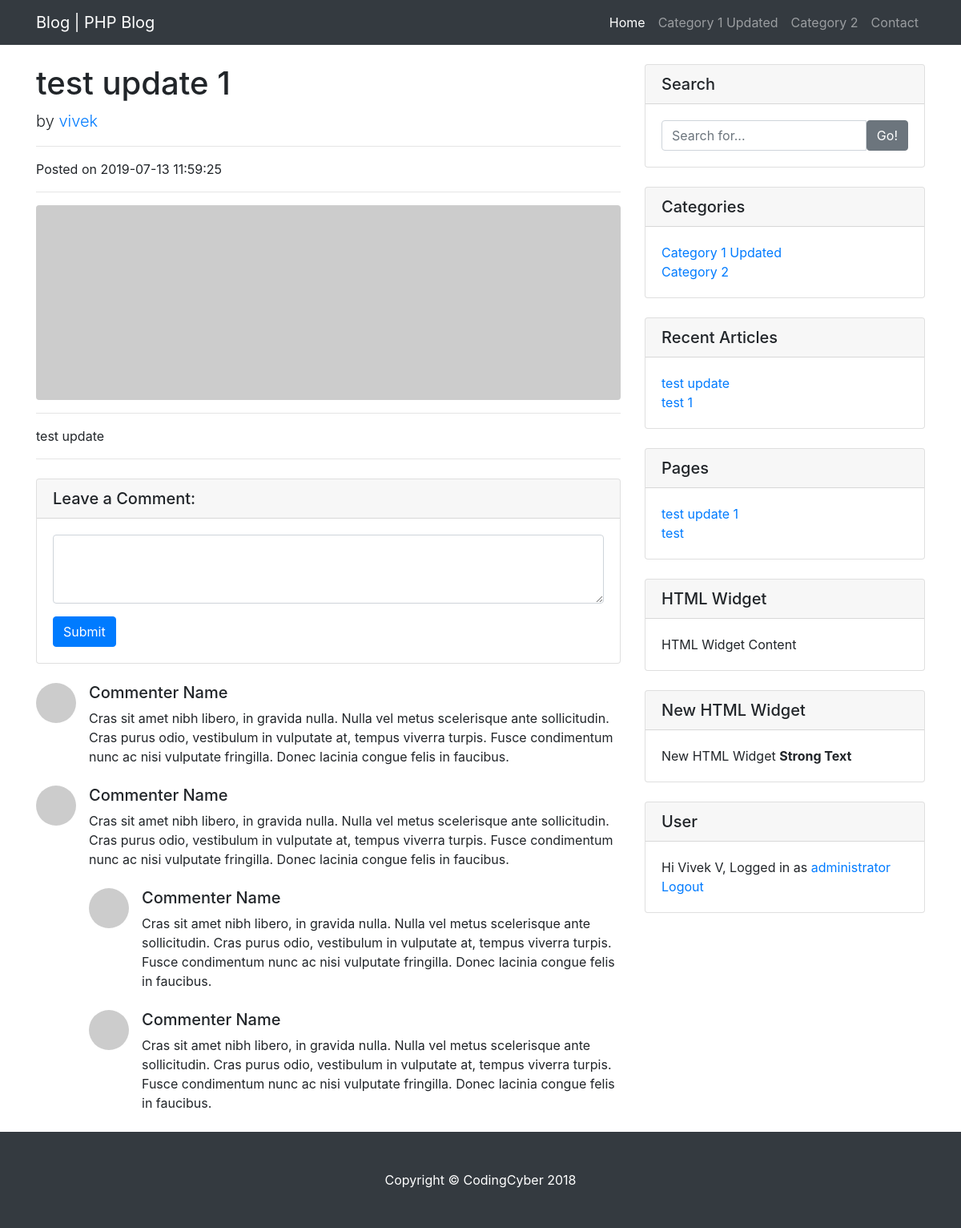
The page /page.php?id=1 (signed in) on the database its author committed.
### tables this page shows
CREATE TABLE `settings` (
  `id` int(11) NOT NULL,
  `name` varchar(255) NOT NULL,
  `value` varchar(255) NOT NULL,
  `created` datetime NOT NULL DEFAULT current_timestamp(),
  `updated` datetime NOT NULL DEFAULT current_timestamp()
);

CREATE TABLE `categories` (
  `id` int(11) NOT NULL,
  `title` varchar(255) NOT NULL,
  `description` varchar(255) NOT NULL,
  `slug` varchar(255) NOT NULL,
  `created` datetime NOT NULL DEFAULT current_timestamp(),
  `updated` datetime NOT NULL DEFAULT current_timestamp()
);

CREATE TABLE `pages` (
  `id` int(11) NOT NULL,
  `uid` int(11) NOT NULL,
  `title` varchar(255) NOT NULL,
  `content` text NOT NULL,
  `status` varchar(255) NOT NULL,
  `slug` varchar(255) NOT NULL,
  `pic` varchar(255) NOT NULL,
  `page_order` varchar(255) NOT NULL,
  `created` datetime NOT NULL DEFAULT current_timestamp(),
  `updated` datetime NOT NULL DEFAULT current_timestamp()
);

CREATE TABLE `users` (
  `id` int(11) NOT NULL,
  `fname` varchar(255) NOT NULL,
  `lname` varchar(255) NOT NULL,
  `username` varchar(255) NOT NULL,
  `email` varchar(255) NOT NULL,
  `password` varchar(255) NOT NULL,
  `role` varchar(255) NOT NULL,
  `created` datetime NOT NULL DEFAULT current_timestamp(),
  `updated` datetime NOT NULL DEFAULT current_timestamp()
);

CREATE TABLE `posts` (
  `id` int(11) NOT NULL,
  `uid` int(11) NOT NULL,
  `title` varchar(255) NOT NULL,
  `content` text NOT NULL,
  `status` varchar(255) NOT NULL,
  `slug` varchar(255) NOT NULL,
  `pic` varchar(255) NOT NULL,
  `created` datetime NOT NULL DEFAULT current_timestamp(),
  `updated` datetime NOT NULL DEFAULT current_timestamp()
);

CREATE TABLE `widget` (
  `id` int(11) NOT NULL,
  `title` varchar(255) NOT NULL,
  `type` varchar(255) NOT NULL,
  `content` text NOT NULL,
  `widget_order` varchar(255) NOT NULL,
  `created` datetime NOT NULL DEFAULT current_timestamp(),
  `updated` datetime NOT NULL DEFAULT current_timestamp()
);

### page.php (the view, shortened to what this page needs)
<?php
require_once('includes/connect.php');
include('includes/header.php');
include('includes/navigation.php');
$sql = "SELECT * FROM pages WHERE id=?";
$result = $db->prepare($sql);
$result->execute(array($_GET['id']));
$page = $result->fetch(PDO::FETCH_ASSOC);
$usersql = "SELECT * FROM users WHERE id=?";
$userresult = $db->prepare($usersql);
$userresult->execute(array($page['uid']));
$user = $userresult->fetch(PDO::FETCH_ASSOC);
?>
<div class="container">
  <div class="row">
    <div class="col-lg-8">
      <h1 class="mt-4"><?php echo $page['title']; ?></h1>
      <p class="lead">
        by
        <a href="user-posts.php?id=<?php echo $user['id']; ?>"><?php if((isset($user['fname']) || isset($user['lname'])) & (!empty($user['fname']) || !empty($user['lname']))) {echo $user['fname'] . " " . $user['lname']; }else{echo $user['username']; } ?></a>
      </p>
      <hr>
      <p>Posted on <?php echo $page['created']; ?></p>
      <hr>
      <?php if(isset($page['pic']) & !empty($page['pic'])){ ?>
          <img class="img-fluid rounded" src="<?php echo $page['pic']; ?>" alt="">
      <?php }else{ ?>
          <img class="img-fluid rounded" src="http://placehold.it/900x300" alt="">
      <?php } ?>
      <hr>
      <div class="content">
        <?php echo $page['content']; ?>
      </div>
      <hr>
      <div class="card my-4">
        <h5 class="card-header">Leave a Comment:</h5>
        <div class="card-body">
          <form>
            <div class="form-group">
              <textarea class="form-control" rows="3"></textarea>
            </div>
            <button type="submit" class="btn btn-primary">Submit</button>
          </form>
        </div>
      </div>
      <div class="media mb-4">
        <img class="d-flex mr-3 rounded-circle" src="http://placehold.it/50x50" alt="">
        <div class="media-body">
          <h5 class="mt-0">Commenter Name</h5>
          Cras sit amet nibh libero, in gravida nulla. Nulla vel metus scelerisque ante sollicitudin. Cras purus odio, vestibulum in vulputate at, tempus viverra turpis. Fusce condimentum nunc ac nisi vulputate fringilla. Donec lacinia congue felis in faucibus.
        </div>
      </div>
      <div class="media mb-4">
        <img class="d-flex mr-3 rounded-circle" src="http://placehold.it/50x50" alt="">
        <div class="media-body">
          <h5 class="mt-0">Commenter Name</h5>
          Cras sit amet nibh libero, in gravida nulla. Nulla vel metus scelerisque ante sollicitudin. Cras purus odio, vestibulum in vulputate at, tempus viverra turpis. Fusce condimentum nunc ac nisi vulputate fringilla. Donec lacinia congue felis in faucibus.
          <div class="media mt-4">
            <img class="d-flex mr-3 rounded-circle" src="http://placehold.it/50x50" alt="">
            <div class="media-body">
              <h5 class="mt-0">Commenter Name</h5>
              Cras sit amet nibh libero, in gravida nulla. Nulla vel metus scelerisque ante sollicitudin. Cras purus odio, vestibulum in vulputate at, tempus viverra turpis. Fusce condimentum nunc ac nisi vulputate fringilla. Donec lacinia congue felis in faucibus.
            </div>
          </div>
          <div class="media mt-4">
            <img class="d-flex mr-3 rounded-circle" src="http://placehold.it/50x50" alt="">
            <div class="media-body">
              <h5 class="mt-0">Commenter Name</h5>
              Cras sit amet nibh libero, in gravida nulla. Nulla vel metus scelerisque ante sollicitudin. Cras purus odio, vestibulum in vulputate at, tempus viverra turpis. Fusce condimentum nunc ac nisi vulputate fringilla. Donec lacinia congue felis in faucibus.
            </div>
          </div>
        </div>
      </div>
    </div>
    <?php include('includes/sidebar.php'); ?>
  </div>
</div>
<?php include('includes/footer.php'); ?>

### includes/navigation.php (shortened to what this page needs)
<nav class="navbar navbar-expand-lg navbar-dark bg-dark fixed-top">
  <div class="container">
    <?php
        $titlesql = "SELECT * FROM settings WHERE name='sitetitle'";
        $titleresult = $db->prepare($titlesql);
        $titleresult->execute();
        $title = $titleresult->fetch(PDO::FETCH_ASSOC);
        $tagsql = "SELECT * FROM settings WHERE name='tagline'";
        $tagresult = $db->prepare($tagsql);
        $tagresult->execute();
        $tag = $tagresult->fetch(PDO::FETCH_ASSOC);
    ?>
    <a class="navbar-brand" href="index.php"><?php echo $title['value']; ?> | <?php echo $tag['value']; ?></a>
    <div class="collapse navbar-collapse" id="navbarResponsive">
      <ul class="navbar-nav ml-auto">
        <li class="nav-item active">
          <a class="nav-link" href="#">Home
          </a>
        </li>
        <?php
          $sql = "SELECT * FROM categories";
          $result = $db->prepare($sql);
          $result->execute();
          $res = $result->fetchAll(PDO::FETCH_ASSOC);
          foreach ($res as $cat) {
        ?>
        <li class="nav-item">
          <a class="nav-link" href="category.php?id=<?php echo $cat['id']; ?>"><?php echo $cat['title']; ?></a>
        </li>
        <?php } ?>
        <li class="nav-item">
          <a class="nav-link" href="#">Contact</a>
        </li>
      </ul>
    </div>
  </div>
</nav>

### includes/sidebar.php
<div class="col-md-4">
<?php
$searchsql = "SELECT * FROM widget WHERE type='search'";
$searchresult = $db->prepare($searchsql);
$searchresult->execute();
$widgetcount = $searchresult->rowCount();
if($widgetcount == 1){
?>
  <div class="card my-4">
    <h5 class="card-header">Search</h5>
    <div class="card-body">
      <div class="input-group">
        <input type="text" class="form-control" placeholder="Search for...">
        <span class="input-group-btn">
          <button class="btn btn-secondary" type="button">Go!</button>
        </span>
      </div>
    </div>
  </div>
<?php } ?>
<?php
$searchsql = "SELECT * FROM widget WHERE type='categories'";
$searchresult = $db->prepare($searchsql);
$searchresult->execute();
$widgetcount = $searchresult->rowCount();
if($widgetcount == 1){
  $catsql = "SELECT * FROM categories";
  $catresult = $db->prepare($catsql);
  $catresult->execute();
  $catres = $catresult->fetchAll(PDO::FETCH_ASSOC);
?>
  <div class="card my-4">
    <h5 class="card-header">Categories</h5>
    <div class="card-body">
      <div class="row">
        <div class="col-lg-12">
          <ul class="list-unstyled mb-0">
            <?php foreach ($catres as $cat) { ?>
            <li>
              <a href="category.php?id=<?php echo $cat['id']; ?>"><?php echo $cat['title']; ?></a>
            </li>
            <?php } ?>
          </ul>
        </div>
      </div>
    </div>
  </div>
<?php } ?>
<?php
$searchsql = "SELECT * FROM widget WHERE type='articles'";
$searchresult = $db->prepare($searchsql);
$searchresult->execute();
$widgetcount = $searchresult->rowCount();
if($widgetcount == 1){
  $postsql = "SELECT * FROM posts LIMIT 5";
  $postresult = $db->prepare($postsql);
  $postresult->execute();
  $postres = $postresult->fetchAll(PDO::FETCH_ASSOC);
?>
  <div class="card my-4">
    <h5 class="card-header">Recent Articles</h5>
    <div class="card-body">
      <div class="row">
        <div class="col-lg-12">
          <ul class="list-unstyled mb-0">
            <?php foreach ($postres as $post) { ?>
            <li>
              <a href="single.php?id=<?php echo $post['id']; ?>"><?php echo $post['title']; ?></a>
            </li>
            <?php } ?>
          </ul>
        </div>
      </div>
    </div>
  </div>
<?php } ?>
<?php
$searchsql = "SELECT * FROM widget WHERE type='pages'";
$searchresult = $db->prepare($searchsql);
$searchresult->execute();
$widgetcount = $searchresult->rowCount();
if($widgetcount == 1){
  $pagesql = "SELECT * FROM pages LIMIT 5";
  $pageresult = $db->prepare($pagesql);
  $pageresult->execute();
  $pageres = $pageresult->fetchAll(PDO::FETCH_ASSOC);
?>
  <div class="card my-4">
    <h5 class="card-header">Pages</h5>
    <div class="card-body">
      <div class="row">
        <div class="col-lg-12">
          <ul class="list-unstyled mb-0">
            <?php foreach ($pageres as $page) { ?>
            <li>
              <a href="page.php?id=<?php echo $page['id']; ?>"><?php echo $page['title']; ?></a>
            </li>
            <?php } ?>
          </ul>
        </div>
      </div>
    </div>
  </div>
<?php } ?>
<?php
$htmlwidsql = "SELECT * FROM widget WHERE type='html' ORDER BY widget_order";
$htmlwidresult = $db->prepare($htmlwidsql);
$htmlwidresult->execute();
$htmlres = $htmlwidresult->fetchAll(PDO::FETCH_ASSOC);
foreach ($htmlres as $htmlwidget) {
?>
  <div class="card my-4">
    <h5 class="card-header"><?php echo $htmlwidget['title']; ?></h5>
    <div class="card-body">
      <?php echo $htmlwidget['content']; ?>
    </div>
  </div>
<?php } ?>
<?php
  if(isset($_SESSION['id']) & !empty($_SESSION['id'])){
    $sql = "SELECT * FROM users WHERE id=?";
    $result = $db->prepare($sql);
    $result->execute(array($_SESSION['id']));
    $user = $result->fetch(PDO::FETCH_ASSOC);
?>
  <div class="card my-4">
    <h5 class="card-header">User</h5>
    <div class="card-body">
      Hi <?php if((isset($user['fname']) || isset($user['lname'])) & (!empty($user['fname']) || !empty($user['lname']))) {echo $user['fname'] . " " . $user['lname']; }else{echo $user['username']; } ?>,
      Logged in as
      <?php
        if(($user['role'] == 'administrator') || ($user['role'] == 'editor')){
          echo "<a href='http://localhost/Blog-PHP/admin/dashboard.php'".$user['role']."</a>";
        }elseif($user['role'] == 'subscriber'){
          echo "<a href='http://localhost/Blog-PHP/index.php'".$user['role']."</a>";
        }
      echo $user['role'];
      ?>
      <br>
      <a href="logout.php">Logout</a>
    </div>
  </div>
<?php }else{ ?>
<?php
  $userregsql = "SELECT * FROM settings WHERE name='userreg'";
  $userregresult = $db->prepare($userregsql);
  $userregresult->execute();
  $userreg = $userregresult->fetch(PDO::FETCH_ASSOC);
  if($userreg['value'] == 'yes'){
    $token = md5(uniqid(rand(), TRUE));
    $_SESSION['csrf_token'] = $token;
    $_SESSION['csrf_token_time'] = time();
?>
  <div class="card my-4">
    <h5 class="card-header">Login</h5>
    <div class="card-body">
      <form role="form" method="post" action="admin/login.php">
          <input type="hidden" name="csrf_token" value="<?php echo $token; ?>">
          <fieldset>
              <div class="form-group">
                  <input class="form-control" placeholder="E-mail or User Name" name="email" type="text" autofocus>
              </div>
              <div class="form-group">
                  <input class="form-control" placeholder="Password" name="password" type="password" value="">
              </div>
              <input type="submit" class="btn btn-lg btn-success btn-block" value="Login" />
          </fieldset>
      </form>
    </div>
  </div>
<?php } } ?>
</div>

### css/blog-home.css (style rules this page uses)
body { padding-top: 54px; }
@media (min-width: 992px) { body { padding-top: 56px; } }

### rows shown on the page
settings: value "Blog"
settings: value "PHP Blog"
categories: title "Category 1 Updated"
categories: title "Category 2"
pages: title "test update 1", created "2019-07-13 11:59:25", content "test update"
users: username "vivek"
posts: title "test update"
posts: title "test 1"
pages: title "test"
widget: title "HTML Widget", content "HTML Widget Content"
widget: title "New HTML Widget", content "New HTML Widget Strong Text"
users: fname "Vivek", lname "V", role "administrator"
